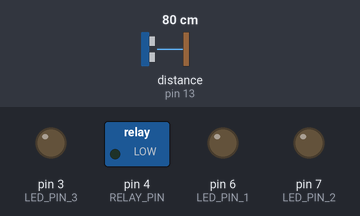
The sketch below on a simulated Arduino Uno, built with avr-gcc and run on an emulated ATmega328P. On the bench: switched loads named in the sketch (green lamp = pin HIGH), output pins drawn as LEDs (lit = HIGH). The inputs (shaded band) are chosen by the test bench; at power-on: distance to the obstacle (sensor on pin 13) 80 cm. The echo pulse lasts 58.3 µs per cm.

Above: at 1.2 s.
1.3 s: distance to the obstacle (sensor on pin 13) set to 62 cm
2.8 s: distance to the obstacle (sensor on pin 13) set to 54 cm
At 3.8 s:
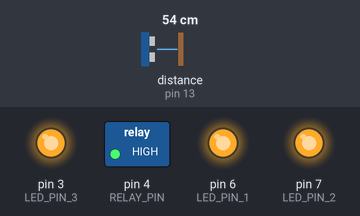
Timing chart, 0 to 10.3 s (numbered marks = the images above; inputs shaded):
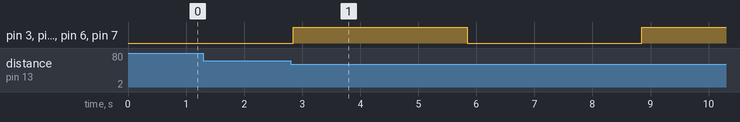

Measured:
- the behaviour switches between 59 and 58 cm on distance to the obstacle (sensor on pin 13) (found by bisection; images 0 and 1)
- after the input at 1.3 s, every drawn part: stays the same
- after the input at 2.8 s, pin 3 (LED_PIN_3), pin 4 (RELAY_PIN), pin 6 (LED_PIN_1), pin 7 (LED_PIN_2): LOW → HIGH after 0.05 s, → LOW 3.0 s later, → HIGH 3.0 s later

The sketch:

exhbitiion1.ino
```cpp
#include <NewPing.h>

#define TRIGGER_PIN 8
#define ECHO_PIN 13
#define MAX_DISTANCE 200 // Maximum distance to detect obstacles (in cm)
#define MIN_DISTANCE_BLINK 30 // Minimum distance to blink lights (in cm)
#define MAX_DISTANCE_BLINK 60 // Maximum distance to blink lights (in cm)
#define RELAY_PIN 4 // Pin connected to the relay module
#define LED_PIN_1 6 // Pin connected to the first LED
#define LED_PIN_2 7 // Pin connected to the second LED
#define LED_PIN_3 3 // Pin connected to the third LED

NewPing sonar(TRIGGER_PIN, ECHO_PIN, MAX_DISTANCE); // NewPing object

void setup() {
  pinMode(RELAY_PIN, OUTPUT);
  pinMode(LED_PIN_1, OUTPUT);
  pinMode(LED_PIN_2, OUTPUT);
  pinMode(LED_PIN_3, OUTPUT);
}

void loop() {
  delay(50);
  unsigned int distance = sonar.ping_cm(); // Get distance in cm

  if (distance > 0 && distance <= MIN_DISTANCE_BLINK) {
    // Turn on lights
    digitalWrite(RELAY_PIN, HIGH);
    digitalWrite(LED_PIN_1, HIGH);
    digitalWrite(LED_PIN_2, HIGH);
    digitalWrite(LED_PIN_3, HIGH);
  } else if (distance > MIN_DISTANCE_BLINK && distance < MAX_DISTANCE_BLINK) {
    // Blink lights
    for (int i = 0; i < 3; i++) {
      digitalWrite(RELAY_PIN, HIGH);
      digitalWrite(LED_PIN_1, HIGH);
      digitalWrite(LED_PIN_2, HIGH);
      digitalWrite(LED_PIN_3, HIGH);
      delay(3000);
      digitalWrite(RELAY_PIN, LOW);
      digitalWrite(LED_PIN_1, LOW);
      digitalWrite(LED_PIN_2, LOW);
      digitalWrite(LED_PIN_3, LOW);
      delay(3000);
    }
  } else {
    // Turn off lights
    digitalWrite(RELAY_PIN, LOW);
    digitalWrite(LED_PIN_1, LOW);
    digitalWrite(LED_PIN_2, LOW);
    digitalWrite(LED_PIN_3, LOW);
  }
}
```
